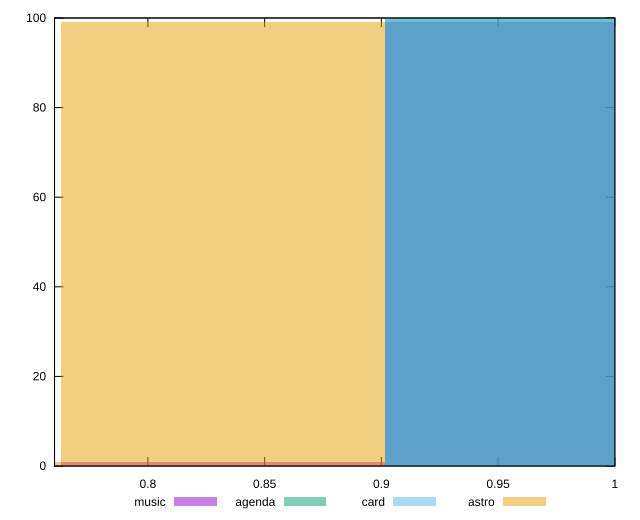

Write the gnuplot code that produced this figure.
reset

$music <<EOF
0.8321884489450387 1
0.9708865237692119 99
EOF

$agenda <<EOF
0.9708865237692119 100
EOF

$card <<EOF
0.9708865237692119 100
EOF

$astro <<EOF
0.6934903741208656 1
0.8321884489450387 99
EOF

set key outside below
set boxwidth 0.13869807482417312
set xrange [0.76:1]
set yrange [0:100]
set trange [0:100]
set style fill transparent solid 0.5 noborder
set terminal svg size 640, 520 enhanced background rgb 'white'
set output "reports/report_00032_2021-02-25T10-28-15.087Z/mainthread-work-breakdown/comparison/histogram/all_score.svg"

plot $music title "music" with boxes, \
     $agenda title "agenda" with boxes, \
     $card title "card" with boxes, \
     $astro title "astro" with boxes

reset
